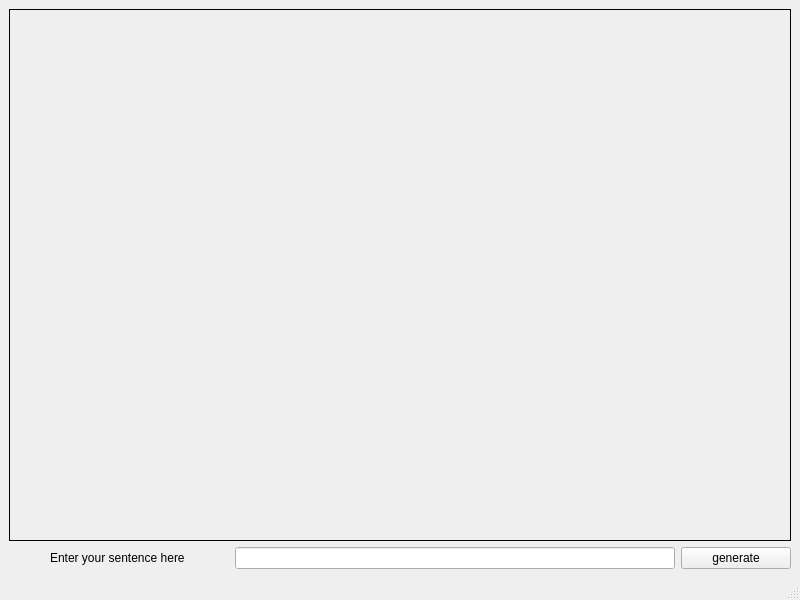
<?xml version="1.0" encoding="UTF-8"?>
<ui version="4.0">
 <class>MainWindow</class>
 <widget class="QMainWindow" name="MainWindow">
  <property name="geometry">
   <rect>
    <x>0</x>
    <y>0</y>
    <width>800</width>
    <height>600</height>
   </rect>
  </property>
  <property name="windowTitle">
   <string>MainWindow</string>
  </property>
  <widget class="QWidget" name="centralwidget">
   <layout class="QGridLayout" name="gridLayout">
    <item row="0" column="0">
     <layout class="QVBoxLayout" name="verticalLayout" stretch="4,1">
      <item>
       <widget class="QLabel" name="image_frame">
        <property name="frameShape">
         <enum>QFrame::Box</enum>
        </property>
        <property name="text">
         <string/>
        </property>
        <property name="alignment">
         <set>Qt::AlignCenter</set>
        </property>
       </widget>
      </item>
      <item>
       <layout class="QHBoxLayout" name="horizontalLayout" stretch="2,4,1">
        <item>
         <widget class="QLabel" name="label_2">
          <property name="text">
           <string>Enter your sentence here </string>
          </property>
          <property name="alignment">
           <set>Qt::AlignCenter</set>
          </property>
         </widget>
        </item>
        <item>
         <widget class="QLineEdit" name="sentence_input">
          <property name="text">
           <string/>
          </property>
          <property name="maxLength">
           <number>32785</number>
          </property>
         </widget>
        </item>
        <item>
         <widget class="QPushButton" name="generator">
          <property name="text">
           <string>generate</string>
          </property>
         </widget>
        </item>
       </layout>
      </item>
     </layout>
    </item>
   </layout>
  </widget>
  <widget class="QStatusBar" name="statusbar"/>
 </widget>
 <resources/>
 <connections/>
</ui>
